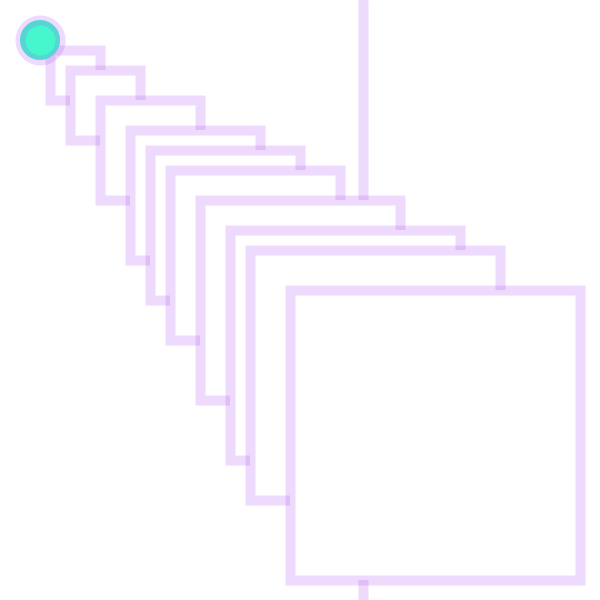
Frame 1 (no input)
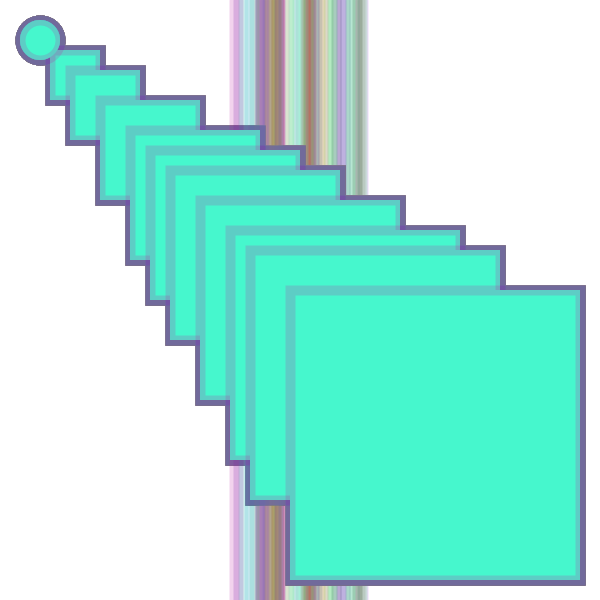
Frame 60 (the mouse pressed at the canvas centre just before this capture)
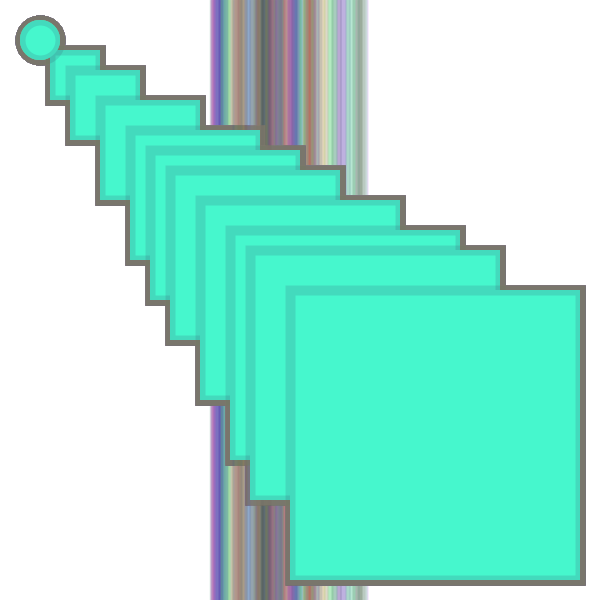
Frame 120 (the mouse held since frame 60 and released just before this capture)

The Processing sketch that drew these frames (run headless with seeded random() and noise(); from frame 60 on, the mouse is pressed at the canvas centre):

// Processing sketch: processing_57773
// ── processing_57773.pde

float transparencia = 0.0; // definicion de transparencia

void setup() {
  frameRate(30); // fotogramas x segundo
  size (600, 600);
  background(255);
  smooth();
}

void draw()
{

transparencia = transparencia + .010; //suma de transparencia
float n = noise(transparencia) * height; // random
strokeWeight(10);
stroke (random(255), random(255), random(255), 50); //color
line(n, 0, n, 600);
rect(50, 50, 50,50);
rect(70, 70, 70, 70);
rect(100, 100, 100, 100);
rect(130, 130, 130, 130);
rect(150, 150, 150, 150);
rect(170, 170, 170, 170);
rect(200, 200, 200, 200);
rect(230, 230, 230, 230);
rect(250, 250, 250, 250);
rect(290, 290, 290, 290);
fill(70, 247, 205);
ellipse(40, 40, 40, 40);
}
